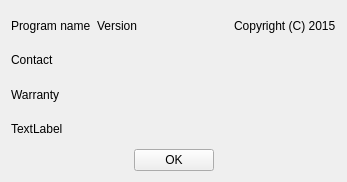
<?xml version="1.0" encoding="UTF-8"?>
<ui version="4.0">
 <class>AboutDialog</class>
 <widget class="QWidget" name="AboutDialog">
  <property name="geometry">
   <rect>
    <x>0</x>
    <y>0</y>
    <width>347</width>
    <height>182</height>
   </rect>
  </property>
  <property name="sizePolicy">
   <sizepolicy hsizetype="Preferred" vsizetype="Preferred">
    <horstretch>0</horstretch>
    <verstretch>0</verstretch>
   </sizepolicy>
  </property>
  <property name="windowTitle">
   <string>Form</string>
  </property>
  <layout class="QGridLayout" name="gridLayout">
   <item row="0" column="0">
    <layout class="QHBoxLayout" name="horizontalLayout_2">
     <item>
      <widget class="QLabel" name="ProgramName">
       <property name="text">
        <string>Program name</string>
       </property>
      </widget>
     </item>
     <item>
      <widget class="QLabel" name="Version">
       <property name="text">
        <string>Version</string>
       </property>
      </widget>
     </item>
     <item>
      <spacer name="horizontalSpacer_3">
       <property name="orientation">
        <enum>Qt::Horizontal</enum>
       </property>
       <property name="sizeHint" stdset="0">
        <size>
         <width>40</width>
         <height>20</height>
        </size>
       </property>
      </spacer>
     </item>
     <item>
      <widget class="QLabel" name="Copyright">
       <property name="text">
        <string>Copyright (C) 2015</string>
       </property>
      </widget>
     </item>
    </layout>
   </item>
   <item row="1" column="0">
    <widget class="QLabel" name="Contact">
     <property name="text">
      <string>Contact</string>
     </property>
    </widget>
   </item>
   <item row="2" column="0">
    <widget class="QLabel" name="Warranty">
     <property name="sizePolicy">
      <sizepolicy hsizetype="Preferred" vsizetype="Preferred">
       <horstretch>0</horstretch>
       <verstretch>0</verstretch>
      </sizepolicy>
     </property>
     <property name="text">
      <string>Warranty</string>
     </property>
     <property name="wordWrap">
      <bool>true</bool>
     </property>
    </widget>
   </item>
   <item row="3" column="0">
    <layout class="QHBoxLayout" name="horizontalLayout_3">
     <item>
      <widget class="QLabel" name="newVersion">
       <property name="text">
        <string>TextLabel</string>
       </property>
       <property name="openExternalLinks">
        <bool>true</bool>
       </property>
      </widget>
     </item>
     <item>
      <spacer name="horizontalSpacer_4">
       <property name="orientation">
        <enum>Qt::Horizontal</enum>
       </property>
       <property name="sizeHint" stdset="0">
        <size>
         <width>40</width>
         <height>20</height>
        </size>
       </property>
      </spacer>
     </item>
    </layout>
   </item>
   <item row="4" column="0">
    <layout class="QHBoxLayout" name="horizontalLayout">
     <item>
      <spacer name="horizontalSpacer">
       <property name="orientation">
        <enum>Qt::Horizontal</enum>
       </property>
       <property name="sizeHint" stdset="0">
        <size>
         <width>40</width>
         <height>20</height>
        </size>
       </property>
      </spacer>
     </item>
     <item>
      <widget class="QPushButton" name="OK_pushButton">
       <property name="text">
        <string>OK</string>
       </property>
      </widget>
     </item>
     <item>
      <spacer name="horizontalSpacer_2">
       <property name="orientation">
        <enum>Qt::Horizontal</enum>
       </property>
       <property name="sizeHint" stdset="0">
        <size>
         <width>40</width>
         <height>20</height>
        </size>
       </property>
      </spacer>
     </item>
    </layout>
   </item>
  </layout>
 </widget>
 <resources/>
 <connections/>
</ui>
